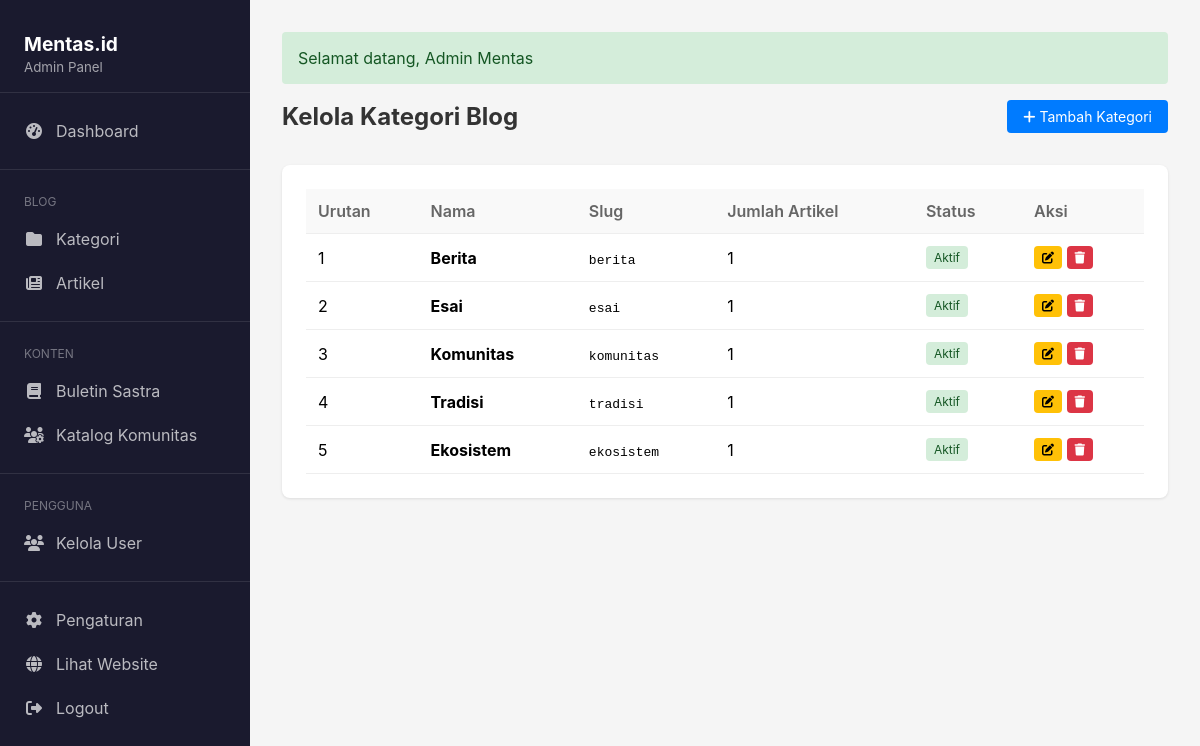
Page /admin/categories (signed in) on the earlier database version.
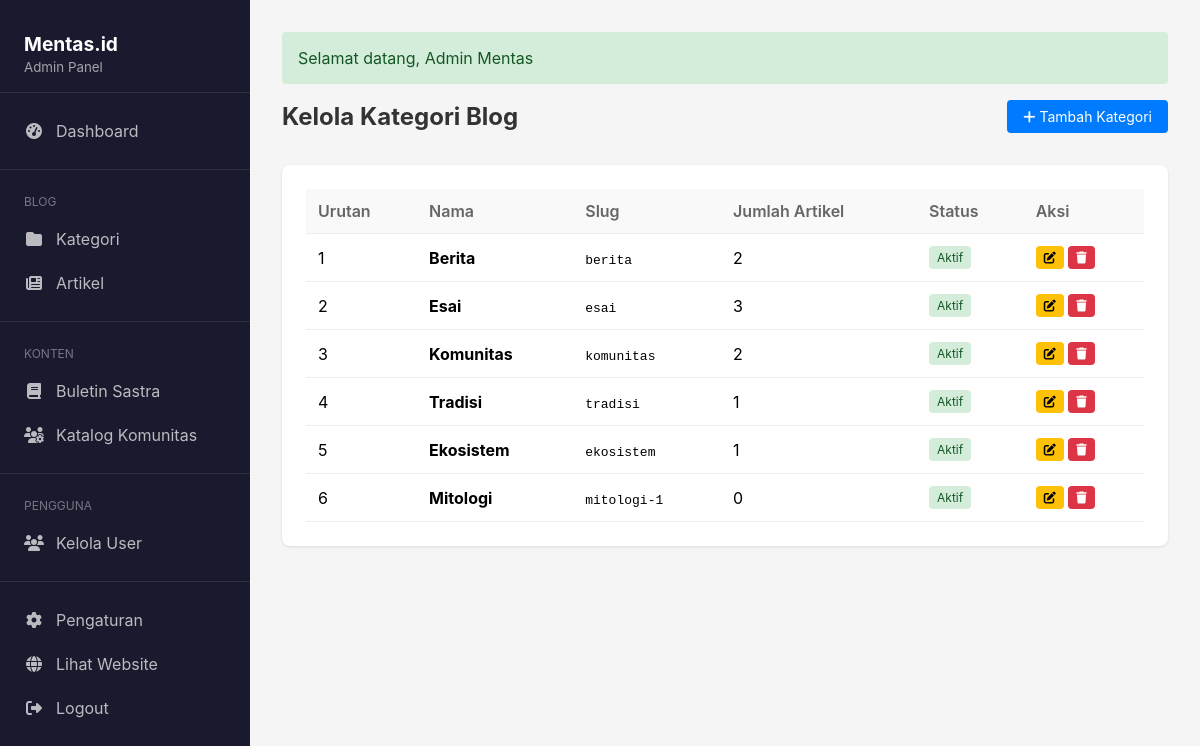
Same page on the later database version.
### tables this page shows
CREATE TABLE `categories` (
  `id` int NOT NULL,
  `name` varchar(100) NOT NULL,
  `slug` varchar(100) NOT NULL,
  `description` text,
  `is_active` tinyint(1) DEFAULT '1',
  `sort_order` int DEFAULT '0',
  `created_at` timestamp NULL DEFAULT CURRENT_TIMESTAMP,
  `updated_at` timestamp NULL DEFAULT CURRENT_TIMESTAMP ON UPDATE CURRENT_TIMESTAMP
);

### app/controllers/AdminController.php (called while the page is built, shortened)
<?php
class AdminController extends Controller
{
    private $categoryModel;
    public function __construct()
    {
        $this->categoryModel = new Category();
    }
    public function categories()
    {
        $categories = $this->categoryModel->getWithPostCount();
        return $this->view('admin/categories/index', ['categories' => $categories]);
    }
}

### app/core/Router.php (called while the page is built, shortened)
<?php
class Router
{
    public function dispatch()
    {
        $method = 'index';
        $params = [];
        if (isset($_GET['url']) && !empty($_GET['url'])) {
            $url = explode('/', rtrim($_GET['url'], '/'));
            $segment1 = $url[0] ?? '';
            $segment2 = $url[1] ?? null;
            $possibleController = ucfirst($segment1) . 'Controller';
            $controllerPath = "../app/controllers/$possibleController.php";
            if (file_exists($controllerPath)) {
                if ($segment2) {
                    $method = $segment2;
                    $params = array_slice($url, 2);
                }
            } else {
                $controllerName = 'ContentController';
                $method = 'handle';
                $_GET['type'] = $segment1;
                $_GET['slug'] = $segment2;
            }
        }
        $controller = new $controllerName;
        call_user_func_array([$controller, $method], $params);
    }
}

### public/index.php (called while the page is built, shortened)
<?php
require_once '../app/config/database.php';
require_once '../app/core/Database.php';
require_once '../app/core/Router.php';
require_once '../app/models/Category.php';
$router = new Router();
$router->dispatch();

### app/core/Database.php (called while the page is built, shortened)
<?php
class Database
{
    private static $instance = null;
    private $pdo;
    private function __construct()
    {
        try {
            $dsn = "mysql:host=" . DB_HOST . ";dbname=" . DB_NAME . ";charset=" . DB_CHARSET;
            $options = [
                PDO::ATTR_ERRMODE => PDO::ERRMODE_EXCEPTION,
                PDO::ATTR_DEFAULT_FETCH_MODE => PDO::FETCH_ASSOC,
                PDO::ATTR_EMULATE_PREPARES => false,
            ];
            $this->pdo = new PDO($dsn, DB_USER, DB_PASS, $options);
        } catch (PDOException $e) {
            die("Database connection failed: " . $e->getMessage());
        }
    }
    public static function getInstance()
    {
        if (self::$instance === null) {
            self::$instance = new self();
        }
        return self::$instance;
    }
    public function query($sql, $params = [])
    {
        $stmt = $this->pdo->prepare($sql);
        $stmt->execute($params);
        return $stmt->fetchAll();
    }
}

### app/models/Category.php (called while the page is built, shortened)
<?php
class Category
{
    private $db;
    public function __construct()
    {
        $this->db = Database::getInstance();
    }
    public function getWithPostCount()
    {
        return $this->db->query(
            "SELECT c.*, COUNT(p.id) as post_count
             FROM categories c
             LEFT JOIN posts p ON c.id = p.category_id AND p.status = 'published'
             WHERE c.is_active = 1
             GROUP BY c.id
             ORDER BY c.sort_order ASC"
        );
    }
}

### app/views/admin/categories/index.php (the view)
<?php require_once __DIR__ . '/../layout/header.php'; ?>
<div class="page-header">
    <h1>Kelola Kategori Blog</h1>
    <a href="<?= BASE_URL ?>/admin/categoryCreate" class="btn btn-primary">
        <i class="fas fa-plus"></i> Tambah Kategori
    </a>
</div>
<div class="card">
    <table class="table">
        <thead>
            <tr>
                <th>Urutan</th>
                <th>Nama</th>
                <th>Slug</th>
                <th>Jumlah Artikel</th>
                <th>Status</th>
                <th>Aksi</th>
            </tr>
        </thead>
        <tbody>
            <?php if (empty($categories)): ?>
                <tr>
                    <td colspan="6" style="text-align: center; color: #666;">Belum ada kategori</td>
                </tr>
            <?php else: ?>
                <?php foreach ($categories as $cat): ?>
                    <tr>
                        <td><?= $cat['sort_order'] ?></td>
                        <td><strong><?= htmlspecialchars($cat['name']) ?></strong></td>
                        <td><code><?= $cat['slug'] ?></code></td>
                        <td><?= $cat['post_count'] ?? 0 ?></td>
                        <td>
                            <span class="badge badge-<?= $cat['is_active'] ? 'success' : 'secondary' ?>">
                                <?= $cat['is_active'] ? 'Aktif' : 'Nonaktif' ?>
                            </span>
                        </td>
                        <td>
                            <a href="<?= BASE_URL ?>/admin/categoryEdit/<?= $cat['id'] ?>" class="btn btn-sm btn-warning">
                                <i class="fas fa-edit"></i>
                            </a>
                            <a href="<?= BASE_URL ?>/admin/categoryDelete/<?= $cat['id'] ?>" class="btn btn-sm btn-danger" onclick="return confirm('Hapus kategori ini?')">
                                <i class="fas fa-trash"></i>
                            </a>
                        </td>
                    </tr>
                <?php endforeach; ?>
            <?php endif; ?>
        </tbody>
    </table>
</div>
<?php require_once __DIR__ . '/../layout/footer.php'; ?>

Differences in the rows shown:
computed for categories "Berita": post_count "1" → "2"
computed for categories "Esai": post_count "1" → "3"
computed for categories "Komunitas": post_count "1" → "2"
added categories: sort_order "6", name "Mitologi", slug "mitologi-1", post_count "0", is_active "Aktif"
